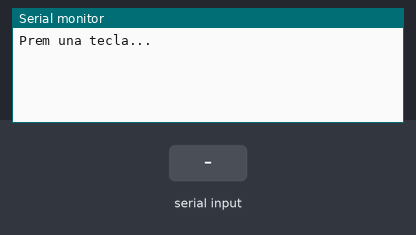
Bench run of a sketch on a simulated Arduino Uno, built with avr-gcc and run on an emulated ATmega328P. Shown: the last lines printed to the serial monitor. Inputs (shaded band) come from the test bench.

Above: at 1.2 s.
1.3 s: "1\n" received over Serial
At 1.5 s:
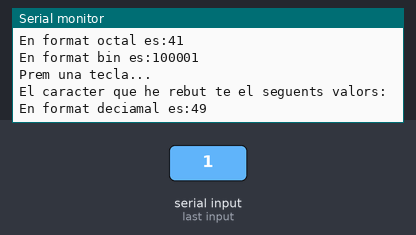
2.8 s: byte 10 ('\n') received over Serial
At 4.0 s:
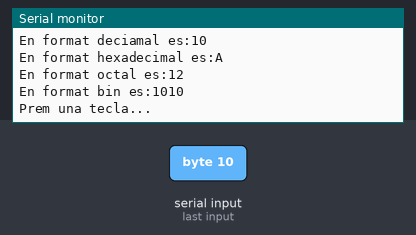
4.3 s: "0\n" received over Serial
At 5.1 s:
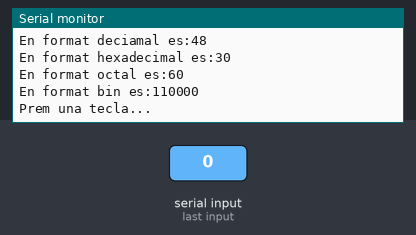
Timing chart, 0 to 7.3 s (numbered marks = the images above; inputs shaded):
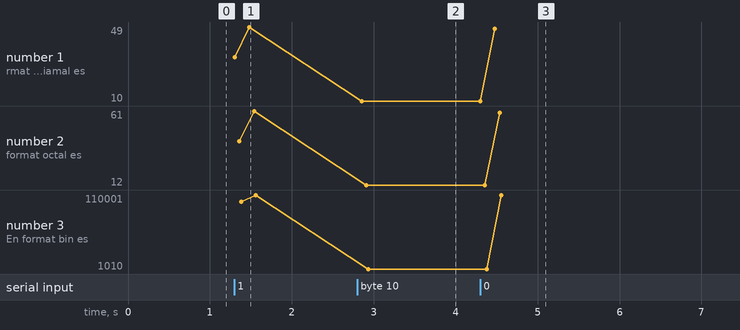

The sketch:

CharacterComunication1.ino
```cpp
/****************************************************************
**                                                             **
**                          TÍTOL:                             **
**                         CharCom1                            **
**                                                             **
**  NOM: Mohamed el Marnissi                  DATA: 06/02/2017 **
****************************************************************/
//************************ INCLUDE ******************************


//*********************** VARIABLES *****************************

int thisByte;// estableix la variable thisByte amb valor int
int thatByte = 33;// estableix la variable that amb valor int
//************************** SETUP ******************************

void setup()// configura el final de salida
  {
    Serial.begin(9600);// Inicia comunicacio serie a velocitat 9600
    Serial.println("Prem una tecla...");//Imprimeix a monitor serie la frase "Prem una tecla..."
  }

  //*************************** LOOP ******************************

  void loop()
  {
    while (Serial.available() > 0)//inicia funcio while amb la condiciono seguent: si hi ha algun missatge al canal serei el llegeix
    {
      thisByte = thatByte;//estableix que la variable thisByte sera i gual a la variable thatByte
      thatByte = Serial.read();//Estableix que la variable thatByte sera igual a la lectura del monitor serie.
      {
        if (thatByte == '\n')// look for the newline. Is the end of your sentence://llegeix linia nova, Finalitza lectura serie...
          Serial.println("El caracter que he rebut te el seguents valors:");//Imprimeix a monitor serie la frase "El caracter que he rebut te el seguents valors:"
        Serial.print("En format deciamal es:");//Imprimeix a monitor serie la frase "En format deciamal es:"
        Serial.println(thisByte, DEC);//inprimeix el valor de la variable thisByte en format deciaml
        Serial.print("En format hexadecimal es:");//Imprimeix a monitor serie la frase "En format deciamal es:"
        Serial.println(thisByte, HEX);//inprimeix el valor de la variable thisByte en format hexadeciaml
        Serial.print("En format octal es:");//Imprimeix a monitor serie la frase "En format deciamal es:"
        Serial.println(thisByte, OCT);//inprimeix el valor de la variable thisByte en format octal
        Serial.print("En format bin es:");//Imprimeix a monitor serie la frase "En format deciamal es:"
        Serial.println(thisByte, BIN);//inprimeix el valor de la variable thisByte en format binari
        Serial.println();//obre linia nova
        Serial.println("Prem una tecla...");//Imprimeix a monitor serie la frase "Prem una tecla..."

      }
    }
  }


  //************************** FUNCIONS ***************************
```

Measured:
- after the input at 1.3 s, the serial monitor: prints a new line at once (image 1)
- after the input at 2.8 s, the serial monitor: prints a new line after 0.05 s (image 2)
- after the input at 4.3 s, the serial monitor: prints a new line after 0.18 s (image 3)
- plotted number 1: 49 → 10 after the input at 2.8 s, 10 → 48 after the input at 4.3 s
- plotted number 2: 61 → 12 after the input at 2.8 s, 12 → 60 after the input at 4.3 s
- plotted number 3: 110001 → 1010 after the input at 2.8 s, 1010 → 110000 after the input at 4.3 s
